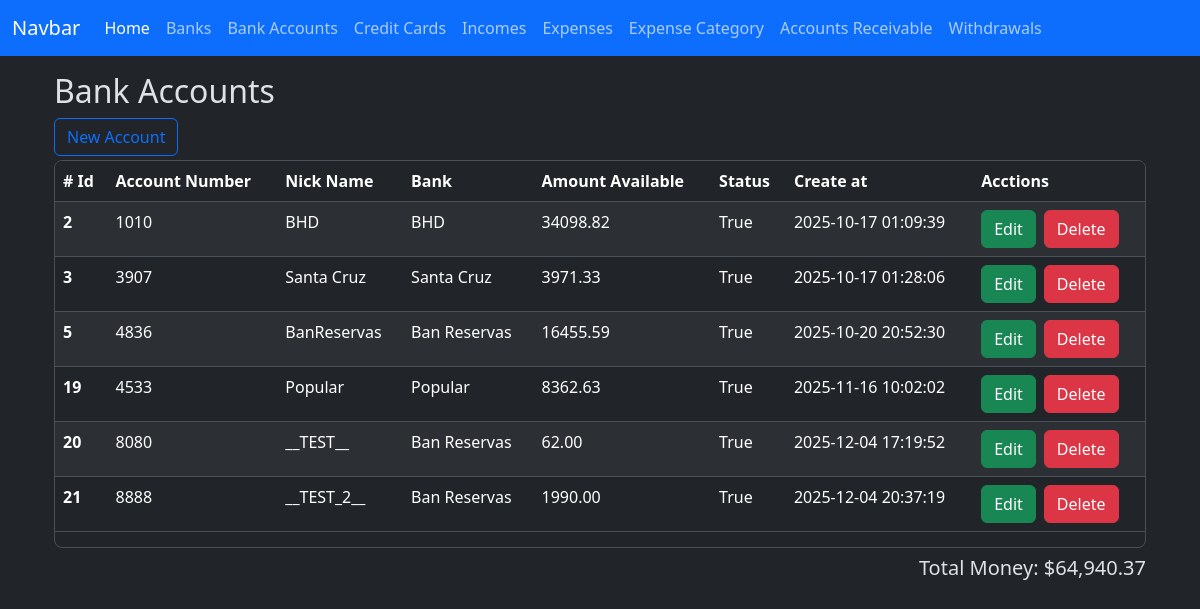
Page /bank_accounts/index on the committed database.
### app/models/bank_account.py (models this page shows)
class BankAccount(db.Model):
    __tablename__ = 'bank_accounts'
    id = db.Column(db.Integer, primary_key=True)
    nick_name = db.Column(db.String(120))
    amount_available = db.Column(db.Numeric(10, 2), nullable=False)
    is_active = db.Column(db.Boolean, default=True)
    account_number = db.Column(db.Integer, nullable=True)
    bank_id = db.Column(db.Integer, db.ForeignKey('banks.id'))
    created_at = db.Column(db.DateTime(timezone=True), server_default=func.now())
    updated_at = db.Column(db.DateTime(timezone=True), onupdate=func.now())
    bank = relationship('Bank', back_populates='bank_accounts')
    expenses = relationship('Expense', back_populates='bank_account')
    incomes = relationship('Income', back_populates='bank_account')
    loans = relationship('Loan', back_populates='bank_account')
    loan_payments = relationship('LoanPayment', back_populates='bank_account')
    credit_card_payments = relationship('CreditCardPayment', back_populates='bank_account')
    withdrawals = relationship('Withdrawal', back_populates='bank_account')

### app/models/bank.py (models this page shows)
class Bank(db.Model):
    __tablename__ = 'banks'
    id = db.Column(db.Integer, primary_key=True)
    name = db.Column(db.String(100), nullable=False)
    created_at = db.Column(db.DateTime(timezone=True), server_default=func.now())
    updated_at = db.Column(db.DateTime(timezone=True), onupdate=func.now())
    bank_accounts = relationship('BankAccount', back_populates='bank')
    credit_cards = relationship('CreditCard', back_populates='bank')

### app/routes/bank_account_routes.py (the view)
@bank_account_bp.route('/index', methods=['GET'])
def index():
    banks = Bank.query.all()
    bank_accounts = BankAccount.query.all()
    total_money = Decimal()
    for account in bank_accounts:
        total_money += account.amount_available
    total_money_formatted = f'{total_money:,.2f}'
    context = {
        'banks': banks,
        'bank_accounts': bank_accounts,
        'total_money': total_money_formatted,
    }
    return render_template('bank_accounts/index.html', **context)

### app/templates/bank_accounts/index.html (shortened to what this page needs)
{% extends 'layout.html' %}
{% block content %}
    <h2>Bank Accounts</h2>
    <div class="row">
        <div class="col-sm">
            <button type="button" class="btn btn-outline-primary" data-bs-toggle="modal" data-bs-target="#create-bank-account"
            >New Account</button>
        </div>
        <div class="col-sm"></div>
    </div>
    <div class="table-responsive overflow-y-auto border rounded-3 mt-1" style="max-height: 388px;">
        <table class="table table-striped  table-hover">
            <thead class="sticky-top">
                <tr>
                    <th scope="col"># Id</th>
                    <th scope="col">Account Number</th>
                    <th scope="col">Nick Name</th>
                    <th scope="col">Bank</th>
                    <th scope="col">Amount Available</th>
                    <th scope="col">Status</th>
                    <th scope="col">Create at</th>
                    <th scope="col">Acctions</th>
                </tr>
            </thead>
            <tbody>
                {% for bank_account in bank_accounts %}
                <tr class="bank-row" data-bank-account-id = "{{ bank_account.id }}">
                    <th scope="row">{{ bank_account.id }}</th>
                    <td>{{ bank_account.account_number }}</td>
                    <td>{{ bank_account.nick_name }}</td>
                    <td>{{ bank_account.bank.name }}</td>
                    <td>{{ bank_account.amount_available }}</td>
                    <td>{{ bank_account.is_active }}</td>
                    <td>{{ bank_account.created_at }}</td>
                    <td>
                        <div class="d-flex gap-2">
                            <button
                                type="button"
                                class="btn btn-success"
                                data-bs-toggle="modal"
                                data-bs-target="#edit-bank-account"
                                data-bank-account-id="{{ bank_account.id }}"
                                data-account-number="{{ bank_account.account_number }}"
                                data-nick-name="{{ bank_account.nick_name }}"
                                data-amount-available="{{ bank_account.amount_available }}"
                                data-bank-id="{{ bank_account.bank.id }}"
                            >Edit
                            </button>
                            <a href="{{ url_for('bank_account.delete', id=bank_account.id) }}" class="btn btn-danger">Delete</a>
                        </div>
                    </td>
                </tr>
                {% endfor %}
            </tbody>
        </table>
    </div>
    <div class="col-sm d-flex flex-row-reverse mt-2">
        <h5>Total Money: ${{ total_money }}</h5>
    </div>
    <link href="https://cdn.jsdelivr.net/npm/@sweetalert2/theme-dark@5/dark.css" rel="stylesheet">
{% endblock %}

### app/templates/layout.html (shortened to what this page needs)
<!doctype html>
<html lang="en" data-bs-theme="dark">
  <head>
    <link href="https://cdn.jsdelivr.net/npm/bootstrap@5.3.8/dist/css/bootstrap.min.css" rel="stylesheet">
    <link rel="stylesheet" href="../static/style.css">
</head>
  <body>
    <nav class="navbar navbar-expand-lg bg-primary fixed-top mx-2 mx-auto">
        <div class="container-fluid">
            <a class="navbar-brand" href="#">Navbar</a>
            <div class="collapse navbar-collapse" id="navbarNav">
                <ul class="navbar-nav">
                    <li class="nav-item">
                        <a class="nav-link active" aria-current="page" href="{{ url_for('home.index' ) }}">Home</a>
                    </li>
                    <li class="nav-item">
                        <a class="nav-link" href="{{ url_for('bank.index' ) }}">Banks</a>
                    </li>
                    <li class="nav-item">
                        <a class="nav-link" href="{{ url_for('bank_account.index' ) }}">Bank Accounts</a>
                    </li>
                    <li class="nav-item">
                        <a class="nav-link" href="{{ url_for('credit_card.index' ) }}">Credit Cards</a>
                    </li>
                    <li class="nav-item">
                        <a class="nav-link" href="{{ url_for('income.index' ) }}">Incomes</a>
                    </li>
                    <li class="nav-item">
                        <a class="nav-link" href="{{ url_for('expense.index' ) }}">Expenses</a>
                    </li>
                    <li class="nav-item">
                        <a class="nav-link" href="{{ url_for('expense_category.index' ) }}">Expense Category</a>
                    </li>
                    <li class="nav-item">
                        <a class="nav-link" href="{{ url_for('accounts_receivable.index' ) }}">Accounts Receivable</a>
                    </li>
                    <li class="nav-item">
                        <a class="nav-link" href="{{ url_for('withdrawal.index' ) }}">Withdrawals</a>
                    </li>
                </ul>
            </div>
        </div>
    </nav>
    <main class="container mt-5 p-4">
    {% block content %}
    {% endblock %}
    </main>
    <link rel="stylesheet" href="https://cdn.jsdelivr.net/npm/bootstrap-icons@1.13.1/font/bootstrap-icons.min.css">
</body>
</html>

### rows in the picture
BankAccount: id "2", account_number "1010", nick_name "BHD", bank.name "BHD", amount_available "34098.82", is_active "True", created_at "2025-10-17 01:09:39"
BankAccount: id "3", account_number "3907", nick_name "Santa Cruz", bank.name "Santa Cruz", amount_available "3971.33", is_active "True", created_at "2025-10-17 01:28:06"
BankAccount: id "5", account_number "4836", nick_name "BanReservas", bank.name "Ban Reservas", amount_available "16455.59", is_active "True", created_at "2025-10-20 20:52:30"
BankAccount: id "19", account_number "4533", nick_name "Popular", bank.name "Popular", amount_available "8362.63", is_active "True", created_at "2025-11-16 10:02:02"
BankAccount: id "20", account_number "8080", nick_name "__TEST__", bank.name "Ban Reservas", amount_available "62.00", is_active "True", created_at "2025-12-04 17:19:52"
BankAccount: id "21", account_number "8888", nick_name "__TEST_2__", bank.name "Ban Reservas", amount_available "1990.00", is_active "True", created_at "2025-12-04 20:37:19"

### other values in the picture
{{ total_money }} "64,940.37"
